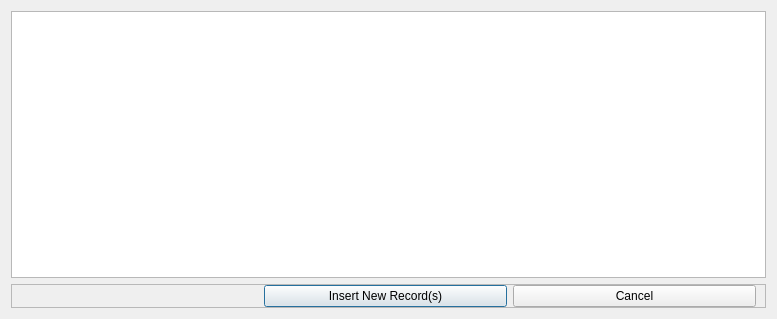
<?xml version="1.0" encoding="UTF-8"?>
<ui version="4.0">
 <class>Dialog</class>
 <widget class="QDialog" name="Dialog">
  <property name="geometry">
   <rect>
    <x>0</x>
    <y>0</y>
    <width>777</width>
    <height>319</height>
   </rect>
  </property>
  <property name="windowTitle">
   <string>Insert new Record(s)</string>
  </property>
  <property name="modal">
   <bool>true</bool>
  </property>
  <layout class="QVBoxLayout" name="verticalLayout">
   <item>
    <widget class="QTableView" name="tableView">
     <property name="editTriggers">
      <set>QAbstractItemView::AnyKeyPressed|QAbstractItemView::DoubleClicked|QAbstractItemView::EditKeyPressed|QAbstractItemView::SelectedClicked</set>
     </property>
     <property name="alternatingRowColors">
      <bool>true</bool>
     </property>
     <property name="selectionBehavior">
      <enum>QAbstractItemView::SelectRows</enum>
     </property>
     <property name="sortingEnabled">
      <bool>true</bool>
     </property>
    </widget>
   </item>
   <item>
    <widget class="QFrame" name="frame">
     <property name="maximumSize">
      <size>
       <width>16777215</width>
       <height>40</height>
      </size>
     </property>
     <property name="frameShape">
      <enum>QFrame::StyledPanel</enum>
     </property>
     <property name="frameShadow">
      <enum>QFrame::Raised</enum>
     </property>
     <layout class="QHBoxLayout" name="horizontalLayout">
      <property name="topMargin">
       <number>0</number>
      </property>
      <property name="bottomMargin">
       <number>0</number>
      </property>
      <item>
       <spacer name="horizontalSpacer">
        <property name="orientation">
         <enum>Qt::Horizontal</enum>
        </property>
        <property name="sizeType">
         <enum>QSizePolicy::MinimumExpanding</enum>
        </property>
        <property name="sizeHint" stdset="0">
         <size>
          <width>0</width>
          <height>0</height>
         </size>
        </property>
       </spacer>
      </item>
      <item>
       <widget class="QPushButton" name="pushButton_2">
        <property name="sizePolicy">
         <sizepolicy hsizetype="MinimumExpanding" vsizetype="Fixed">
          <horstretch>0</horstretch>
          <verstretch>0</verstretch>
         </sizepolicy>
        </property>
        <property name="text">
         <string>Insert New Record(s)</string>
        </property>
        <property name="icon">
         <iconset resource="../resources/icons.qrc">
          <normaloff>:/CRUD_S/icons/addNewRecord.png</normaloff>:/CRUD_S/icons/addNewRecord.png</iconset>
        </property>
       </widget>
      </item>
      <item>
       <widget class="QPushButton" name="pushButton">
        <property name="sizePolicy">
         <sizepolicy hsizetype="MinimumExpanding" vsizetype="Fixed">
          <horstretch>0</horstretch>
          <verstretch>0</verstretch>
         </sizepolicy>
        </property>
        <property name="text">
         <string>Cancel</string>
        </property>
       </widget>
      </item>
     </layout>
    </widget>
   </item>
  </layout>
 </widget>
 <resources>
  <include location="../resources/icons.qrc"/>
 </resources>
 <connections/>
</ui>
